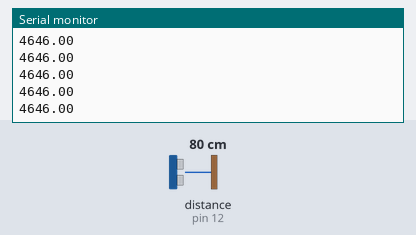
Simulated run of this sketch. Board: Arduino Uno, built with avr-gcc and run on an emulated ATmega328P. Shown: the last lines printed to the serial monitor. Wiring (inferred from the names in the program): ultrasonic range finder: trigger pin 11; echo pin 12. The test bench sets the inputs (shaded band); at power-on: distance to the obstacle (sensor on pin 12) 80 cm. The echo pulse lasts 58.3 µs per cm.

Above: at 1.2 s.
1.3 s: distance to the obstacle (sensor on pin 12) set to 2 cm
At 2.4 s:
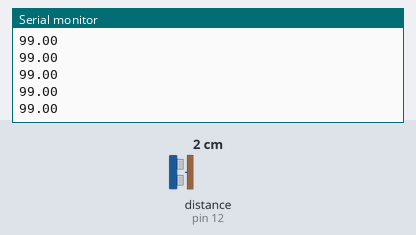
2.8 s: distance to the obstacle (sensor on pin 12) set to 4 cm
At 3.6 s:
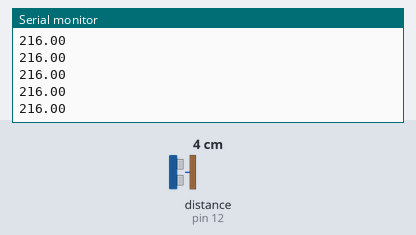
Timing chart, 0 to 5.8 s (numbered marks = the images above; inputs shaded):
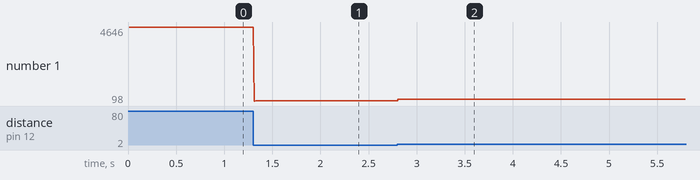

Measured:
- after the input at 1.3 s, the serial monitor: prints a new line at once (image 1)
- after the input at 2.8 s, the serial monitor: prints a new line at once (image 2)
- plotted number 1: 4646 → 99 after the input at 1.3 s, 99 → 216 after the input at 2.8 s

The sketch:

test_ultrasuoni.ino
```cpp
const int ULTRASONIC_TRIG_PIN = 11;
const int ULTRASONIC_ECHO_PIN = 12;

void setup() {
  // put your setup code here, to run once:
  pinMode(ULTRASONIC_TRIG_PIN, OUTPUT);
  pinMode(ULTRASONIC_ECHO_PIN, INPUT);
  Serial.begin(9600);
}

void loop() {
  /* ULTRASONIC DISTANCE */
  float duration, distance;
  duration = 0;
  int N=1;
  for (int i=0; i<N; i++){
    digitalWrite(ULTRASONIC_TRIG_PIN, LOW);
    delayMicroseconds(2);
    digitalWrite(ULTRASONIC_TRIG_PIN, HIGH);
    delayMicroseconds(10);
    digitalWrite(ULTRASONIC_TRIG_PIN, LOW);

    duration += pulseIn(ULTRASONIC_ECHO_PIN, HIGH);

    delay(7);
  }
  duration = duration /N;
  distance = (duration*.0343)/2;


  Serial.print(duration);
  Serial.print("\n");


}
```
